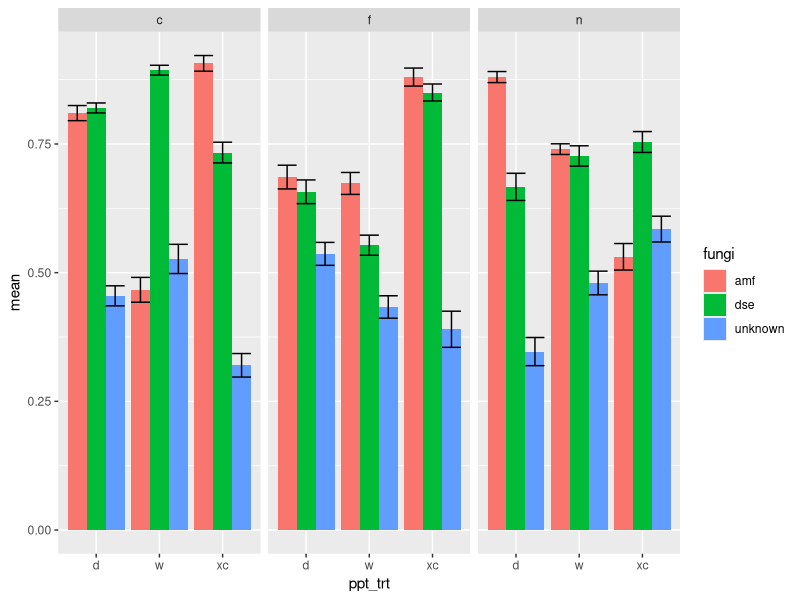
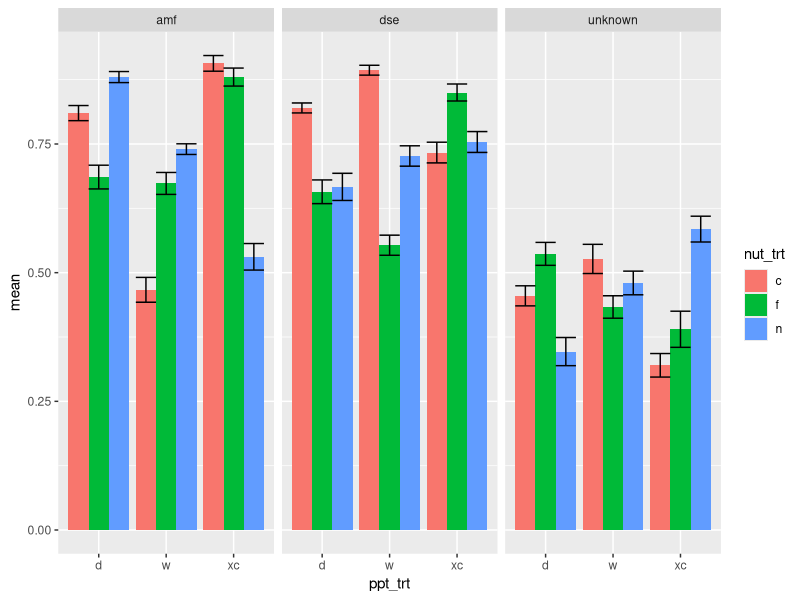

The R source for these figures, in order: (Note: this script raises an error after producing the figures.)
library(tidyverse) 
library(ggplot2) #for plots
library(nlme)#for mixed effect models to test effects of treatments
library(lsmeans)#post hoc test for significance between treatments

# Import csv file, call it data
setwd("C:/Users/Owner/Desktop")
data<-read.csv("compost.fungi.csv",header=T)
str(data)
levels(data$ppt_trt)#check levels of precipitation treatment factor
levels(data$nut_trt)#check levels of nutrient treatment factor
levels(data$fungi)#check levels of fungi
data$block <- as.factor(data$block)
data$root <- as.factor(data$root)
data$rep <- as.factor(data$rep)

#colonization of amf by ppt, nut,root, and block
colonization <- data %>% group_by(block, ppt_trt, nut_trt, root, fungi) %>% filter(count != "NA") %>%
  summarize(percent=sum(count)/length(count))

#mean and standard deviation
col.plot.1 <- colonization %>% group_by(ppt_trt, nut_trt, fungi) %>%
  summarize(mean=mean(percent), stdev= sd(percent), se=sd(percent)/length(percent))

#make a graph!
ggplot(col.plot.1, aes(x=ppt_trt, y=mean, fill=fungi)) +
  facet_wrap(~nut_trt) +
  geom_bar(stat = "identity", position="dodge") +
  geom_errorbar(aes(ymin=mean-se, ymax=mean+se), position=position_dodge(0.9))

#Another graph!
ggplot(col.plot.1, aes(x=ppt_trt, y=mean, fill=nut_trt)) +
  facet_wrap(~fungi) +
  geom_bar(stat = "identity", position="dodge") +
  geom_errorbar(aes(ymin=mean-se, ymax=mean+se), position=position_dodge(0.9))

#statistical significance test
colonization <- as.data.frame(colonization)
m1 <- lme(subset(colonization, fungi=="amf"), percent ~ nut_trt*ppt_trt, random=~1|root/block, na.action=na.exclude)

col.amf <- colonization %>% filter(fungi=="amf")
col.amf <- as.data.frame(col.amf)
m1 <- lme(percent ~ nut_trt*ppt_trt, random=~1|block,col.amf, na.action=na.exclude)
summary(m1)
anova(m1)

m1.lsm <- lsmeans(m1, ~nut_trt*ppt_trt)
contrast(m1.lsm, "pairwise")

m1.ppt <- lsmeans(m1, ~ppt_trt)
contrast(m1.ppt, "pairwise")

#new graph!
ggplot(subset(colonization, fungi=="amf"), aes(x=nut_trt, y=percent, fill=ppt_trt))+
  geom_boxplot()
